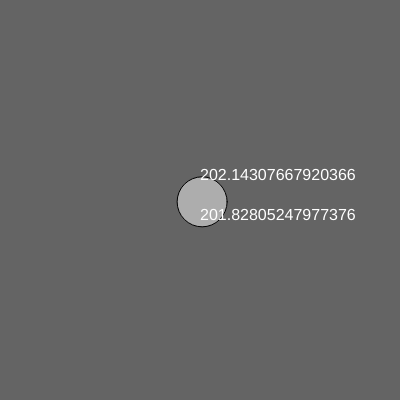
Frame 1 (no input)
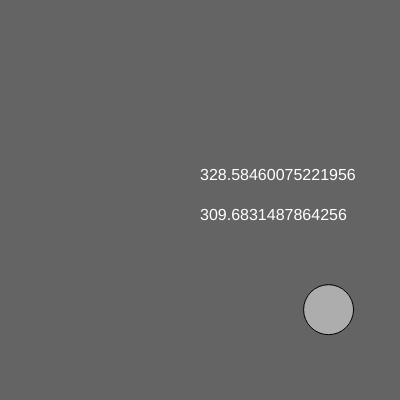
Frame 60 (no input)
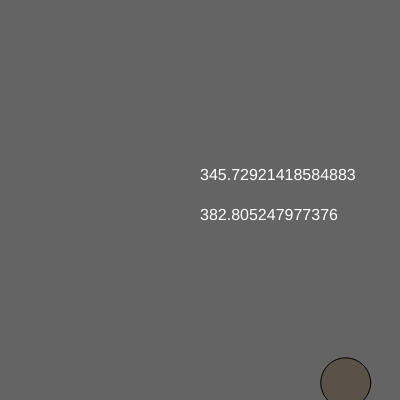
Frame 120 (the mouse pressed at the canvas centre since frame 60)

The p5.js sketch that drew these frames (run headless with seeded random() and noise() and a simulated clock; from frame 60 on, the mouse is pressed at the canvas centre):

// p5.js sketch
// ── sketch.js
let x;
let y;
let speedX;
let speedY;
let r = 255;
let g = 255;
let b = 255;


function setup() {
  createCanvas(400, 400)
  x = width/2;
  y = height/2;
  speedX = random(-5, 5);
  speedY = random(1, 5);
  textSize(16);
}

function draw() {
  background (100);
  x  = x + speedX;
  y = y + speedY;
  if (x>width){
     //x = 0;
     speedX = speedX * -1.;
    r = random(255);
    g = random(255);
    b = random(255);
  }
  if (x<0)
  {
    speedX = speedX * -1.;
    r = random(255);
    g = random(255);
    b = random(255);
  }
  if (y>height){
    speedY = speedY * -1.;
    r = random(255);
    g = random(255);
    b = random(255);
  }
  if (y<0)
  {
    speedY = speedY * -1.;
    r = random(255);
    g = random(255);
    b = random(255);
  }

fill (r, g, b, 120);
  ellipse(x, y, 50, 50);
  fill(255);
  text(x, width/2, height/2-20)
  text(y, width/2,height/2+20)

}
